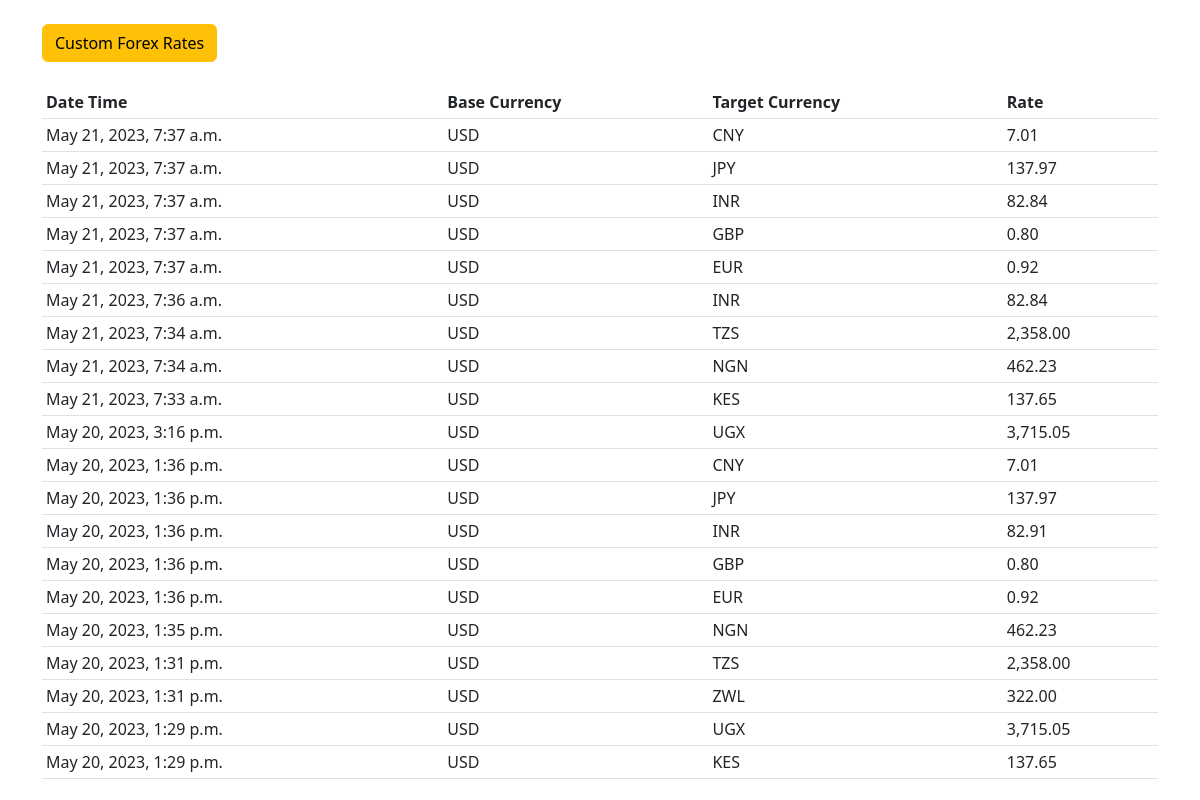
The page /forex/forex_rate_list on the database its author committed.
### forex/models.py (models this page shows, shortened)
class ForexRate(models.Model):
	base_currency = models.CharField(max_length=5)
	target_currency = models.CharField(max_length=5)
	rate = models.DecimalField(default=0.00,max_digits=1000,decimal_places=2)
	datetime = models.DateTimeField(default=timezone.now)

### forex/views.py (the view)
# urls.py: path('forex_rate_list', views.forex_rate_list, name='forex_rate_list'),
def forex_rate_list(request):
	qs = ForexRate.objects.order_by('-datetime')[:20]
	context = {
		'forex_rate':qs,
	}
	return render(request,'forex/forex_rate.html', context)

### forex/templates/forex/forex_rate.html (shortened to what this page needs)
{% load humanize %}
<!doctype html>
<link href="https://cdn.jsdelivr.net/npm/bootstrap@5.2.3/dist/css/bootstrap.min.css" rel="stylesheet">
<html lang="en">
    <head>
    </head>
    <body>
    <br>
    <div class="container">
        <a href="{% url 'custom_forex_rate' %}" type="button" class="btn btn-warning">Custom Forex Rates </a>
    </div>
    <br>
    <div class="container">
      <table class="table table-sm">
        <thead class="thead-dark">
          <tr>
            <th scope="col">Date Time</th>
            <th scope="col">Base Currency</th>
            <th scope="col">Target Currency</th>
            <th scope="col">Rate</th>
          </tr>
        </thead>
        <tbody>
            {% for rate in forex_rate %}
              <tr>
                <td>{{rate.datetime}}</td>
                <td>{{rate.base_currency}}</td>
                <td>{{rate.target_currency}}</td>
                <td>{{rate.rate|intcomma}}</td>
              </tr>
            {% endfor %}
        </tbody>
      </table>
    </div>
  </body>
</html>

### rows shown on the page
ForexRate: datetime "May 21, 2023, 7:37 a.m.", base_currency "USD", target_currency "CNY", rate "7.01"
ForexRate: datetime "May 21, 2023, 7:37 a.m.", base_currency "USD", target_currency "JPY", rate "137.97"
ForexRate: datetime "May 21, 2023, 7:37 a.m.", base_currency "USD", target_currency "INR", rate "82.84"
ForexRate: datetime "May 21, 2023, 7:37 a.m.", base_currency "USD", target_currency "GBP", rate "0.80"
ForexRate: datetime "May 21, 2023, 7:37 a.m.", base_currency "USD", target_currency "EUR", rate "0.92"
ForexRate: datetime "May 21, 2023, 7:36 a.m.", base_currency "USD", target_currency "INR", rate "82.84"
ForexRate: datetime "May 21, 2023, 7:34 a.m.", base_currency "USD", target_currency "TZS", rate "2,358.00"
ForexRate: datetime "May 21, 2023, 7:34 a.m.", base_currency "USD", target_currency "NGN", rate "462.23"
ForexRate: datetime "May 21, 2023, 7:33 a.m.", base_currency "USD", target_currency "KES", rate "137.65"
ForexRate: datetime "May 20, 2023, 3:16 p.m.", base_currency "USD", target_currency "UGX", rate "3,715.05"
ForexRate: datetime "May 20, 2023, 1:36 p.m.", base_currency "USD", target_currency "CNY", rate "7.01"
ForexRate: datetime "May 20, 2023, 1:36 p.m.", base_currency "USD", target_currency "JPY", rate "137.97"
ForexRate: datetime "May 20, 2023, 1:36 p.m.", base_currency "USD", target_currency "INR", rate "82.91"
ForexRate: datetime "May 20, 2023, 1:36 p.m.", base_currency "USD", target_currency "GBP", rate "0.80"
ForexRate: datetime "May 20, 2023, 1:36 p.m.", base_currency "USD", target_currency "EUR", rate "0.92"
ForexRate: datetime "May 20, 2023, 1:35 p.m.", base_currency "USD", target_currency "NGN", rate "462.23"
ForexRate: datetime "May 20, 2023, 1:31 p.m.", base_currency "USD", target_currency "TZS", rate "2,358.00"
ForexRate: datetime "May 20, 2023, 1:31 p.m.", base_currency "USD", target_currency "ZWL", rate "322.00"
ForexRate: datetime "May 20, 2023, 1:29 p.m.", base_currency "USD", target_currency "UGX", rate "3,715.05"
ForexRate: datetime "May 20, 2023, 1:29 p.m.", base_currency "USD", target_currency "KES", rate "137.65"
